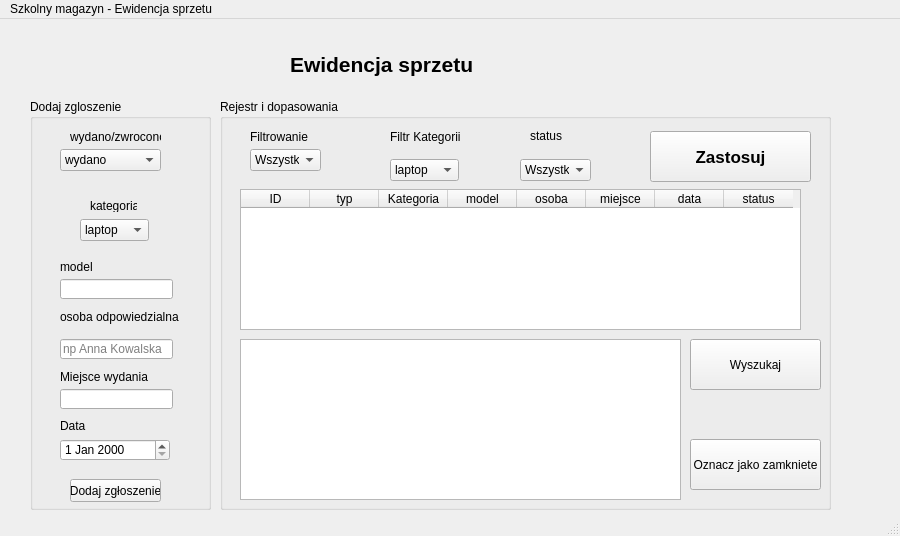
<?xml version="1.0" encoding="UTF-8"?>
<ui version="4.0">
 <class>MainWindow</class>
 <widget class="QMainWindow" name="MainWindow">
  <property name="geometry">
   <rect>
    <x>0</x>
    <y>0</y>
    <width>900</width>
    <height>536</height>
   </rect>
  </property>
  <property name="windowTitle">
   <string>MainWindow</string>
  </property>
  <widget class="QWidget" name="centralwidget">
   <widget class="QLabel" name="label">
    <property name="geometry">
     <rect>
      <x>290</x>
      <y>20</y>
      <width>291</width>
      <height>51</height>
     </rect>
    </property>
    <property name="font">
     <font>
      <pointsize>16</pointsize>
      <weight>75</weight>
      <bold>true</bold>
     </font>
    </property>
    <property name="text">
     <string>Ewidencja sprzetu</string>
    </property>
   </widget>
   <widget class="QGroupBox" name="groupBox">
    <property name="geometry">
     <rect>
      <x>30</x>
      <y>80</y>
      <width>181</width>
      <height>411</height>
     </rect>
    </property>
    <property name="title">
     <string>Dodaj zgloszenie</string>
    </property>
    <widget class="QLabel" name="label_4">
     <property name="geometry">
      <rect>
       <x>30</x>
       <y>210</y>
       <width>131</width>
       <height>16</height>
      </rect>
     </property>
     <property name="text">
      <string>osoba odpowiedzialna</string>
     </property>
    </widget>
    <widget class="QLabel" name="label_2">
     <property name="geometry">
      <rect>
       <x>40</x>
       <y>30</y>
       <width>91</width>
       <height>16</height>
      </rect>
     </property>
     <property name="text">
      <string>wydano/zwrocono</string>
     </property>
    </widget>
    <widget class="QComboBox" name="comboBox_2">
     <property name="geometry">
      <rect>
       <x>50</x>
       <y>120</y>
       <width>69</width>
       <height>22</height>
      </rect>
     </property>
     <item>
      <property name="text">
       <string>laptop</string>
      </property>
     </item>
     <item>
      <property name="text">
       <string>tablet</string>
      </property>
     </item>
     <item>
      <property name="text">
       <string>projektor</string>
      </property>
     </item>
     <item>
      <property name="text">
       <string>aparat</string>
      </property>
     </item>
     <item>
      <property name="text">
       <string>sprzęt sporotowy</string>
      </property>
     </item>
     <item>
      <property name="text">
       <string>inne</string>
      </property>
     </item>
    </widget>
    <widget class="QComboBox" name="comboBox">
     <property name="geometry">
      <rect>
       <x>30</x>
       <y>50</y>
       <width>101</width>
       <height>22</height>
      </rect>
     </property>
     <item>
      <property name="text">
       <string>wydano</string>
      </property>
     </item>
     <item>
      <property name="text">
       <string>zwrócono</string>
      </property>
     </item>
    </widget>
    <widget class="QLineEdit" name="lineEdit">
     <property name="geometry">
      <rect>
       <x>30</x>
       <y>240</y>
       <width>113</width>
       <height>20</height>
      </rect>
     </property>
     <property name="placeholderText">
      <string>np Anna Kowalska</string>
     </property>
    </widget>
    <widget class="QLabel" name="label_3">
     <property name="geometry">
      <rect>
       <x>60</x>
       <y>100</y>
       <width>47</width>
       <height>13</height>
      </rect>
     </property>
     <property name="text">
      <string>kategoria</string>
     </property>
    </widget>
    <widget class="QLineEdit" name="lineEdit_2">
     <property name="geometry">
      <rect>
       <x>30</x>
       <y>290</y>
       <width>113</width>
       <height>20</height>
      </rect>
     </property>
    </widget>
    <widget class="QLabel" name="label_5">
     <property name="geometry">
      <rect>
       <x>30</x>
       <y>270</y>
       <width>91</width>
       <height>16</height>
      </rect>
     </property>
     <property name="text">
      <string>Miejsce wydania </string>
     </property>
    </widget>
    <widget class="QLabel" name="label_6">
     <property name="geometry">
      <rect>
       <x>30</x>
       <y>320</y>
       <width>47</width>
       <height>13</height>
      </rect>
     </property>
     <property name="text">
      <string>Data</string>
     </property>
    </widget>
    <widget class="QDateEdit" name="dateEdit">
     <property name="geometry">
      <rect>
       <x>30</x>
       <y>340</y>
       <width>110</width>
       <height>22</height>
      </rect>
     </property>
    </widget>
    <widget class="QPushButton" name="pushButton">
     <property name="geometry">
      <rect>
       <x>40</x>
       <y>380</y>
       <width>91</width>
       <height>23</height>
      </rect>
     </property>
     <property name="text">
      <string>Dodaj zgłoszenie</string>
     </property>
    </widget>
    <widget class="QLineEdit" name="lineEdit_3">
     <property name="geometry">
      <rect>
       <x>30</x>
       <y>180</y>
       <width>113</width>
       <height>20</height>
      </rect>
     </property>
     <property name="placeholderText">
      <string/>
     </property>
    </widget>
    <widget class="QLabel" name="label_11">
     <property name="geometry">
      <rect>
       <x>30</x>
       <y>160</y>
       <width>131</width>
       <height>16</height>
      </rect>
     </property>
     <property name="text">
      <string>model</string>
     </property>
    </widget>
   </widget>
   <widget class="QGroupBox" name="groupBox_2">
    <property name="geometry">
     <rect>
      <x>220</x>
      <y>80</y>
      <width>611</width>
      <height>411</height>
     </rect>
    </property>
    <property name="title">
     <string>Rejestr i dopasowania</string>
    </property>
    <widget class="QComboBox" name="comboBox_3">
     <property name="geometry">
      <rect>
       <x>30</x>
       <y>50</y>
       <width>71</width>
       <height>22</height>
      </rect>
     </property>
     <item>
      <property name="text">
       <string>Wszystkie</string>
      </property>
     </item>
     <item>
      <property name="text">
       <string>Wydano</string>
      </property>
     </item>
     <item>
      <property name="text">
       <string>Zwrocono</string>
      </property>
     </item>
    </widget>
    <widget class="QLabel" name="label_7">
     <property name="geometry">
      <rect>
       <x>30</x>
       <y>30</y>
       <width>71</width>
       <height>16</height>
      </rect>
     </property>
     <property name="text">
      <string>Filtrowanie</string>
     </property>
    </widget>
    <widget class="QLabel" name="label_8">
     <property name="geometry">
      <rect>
       <x>170</x>
       <y>30</y>
       <width>81</width>
       <height>16</height>
      </rect>
     </property>
     <property name="text">
      <string>Filtr Kategorii</string>
     </property>
    </widget>
    <widget class="QComboBox" name="comboBox_4">
     <property name="geometry">
      <rect>
       <x>170</x>
       <y>60</y>
       <width>69</width>
       <height>22</height>
      </rect>
     </property>
     <item>
      <property name="text">
       <string>laptop</string>
      </property>
     </item>
     <item>
      <property name="text">
       <string>tablet</string>
      </property>
     </item>
     <item>
      <property name="text">
       <string>projektor</string>
      </property>
     </item>
     <item>
      <property name="text">
       <string>aparat</string>
      </property>
     </item>
     <item>
      <property name="text">
       <string>sprzęt sporotowy</string>
      </property>
     </item>
     <item>
      <property name="text">
       <string>inne</string>
      </property>
     </item>
    </widget>
    <widget class="QLabel" name="label_9">
     <property name="geometry">
      <rect>
       <x>310</x>
       <y>30</y>
       <width>47</width>
       <height>13</height>
      </rect>
     </property>
     <property name="text">
      <string>status</string>
     </property>
    </widget>
    <widget class="QComboBox" name="comboBox_5">
     <property name="geometry">
      <rect>
       <x>300</x>
       <y>60</y>
       <width>71</width>
       <height>22</height>
      </rect>
     </property>
     <item>
      <property name="text">
       <string>Wszystkie</string>
      </property>
     </item>
     <item>
      <property name="text">
       <string>Otwarte</string>
      </property>
     </item>
     <item>
      <property name="text">
       <string>Zamniiete</string>
      </property>
     </item>
    </widget>
    <widget class="QPushButton" name="pushButton_2">
     <property name="geometry">
      <rect>
       <x>430</x>
       <y>32</y>
       <width>161</width>
       <height>51</height>
      </rect>
     </property>
     <property name="font">
      <font>
       <pointsize>13</pointsize>
       <weight>75</weight>
       <bold>true</bold>
      </font>
     </property>
     <property name="text">
      <string>Zastosuj</string>
     </property>
    </widget>
    <widget class="QTableWidget" name="tableWidget">
     <property name="geometry">
      <rect>
       <x>20</x>
       <y>90</y>
       <width>561</width>
       <height>141</height>
      </rect>
     </property>
     <attribute name="horizontalHeaderDefaultSectionSize">
      <number>69</number>
     </attribute>
     <column>
      <property name="text">
       <string>ID</string>
      </property>
     </column>
     <column>
      <property name="text">
       <string>typ</string>
      </property>
     </column>
     <column>
      <property name="text">
       <string>Kategoria</string>
      </property>
     </column>
     <column>
      <property name="text">
       <string>model</string>
      </property>
     </column>
     <column>
      <property name="text">
       <string>osoba</string>
      </property>
     </column>
     <column>
      <property name="text">
       <string>miejsce</string>
      </property>
     </column>
     <column>
      <property name="text">
       <string>data</string>
      </property>
     </column>
     <column>
      <property name="text">
       <string>status</string>
      </property>
     </column>
    </widget>
    <widget class="QListWidget" name="listWidget">
     <property name="geometry">
      <rect>
       <x>20</x>
       <y>240</y>
       <width>441</width>
       <height>161</height>
      </rect>
     </property>
    </widget>
    <widget class="QPushButton" name="pushButton_3">
     <property name="geometry">
      <rect>
       <x>470</x>
       <y>240</y>
       <width>131</width>
       <height>51</height>
      </rect>
     </property>
     <property name="text">
      <string>Wyszukaj</string>
     </property>
    </widget>
    <widget class="QPushButton" name="pushButton_4">
     <property name="geometry">
      <rect>
       <x>470</x>
       <y>340</y>
       <width>131</width>
       <height>51</height>
      </rect>
     </property>
     <property name="text">
      <string>Oznacz jako zamkniete</string>
     </property>
    </widget>
   </widget>
   <widget class="QLabel" name="label_10">
    <property name="geometry">
     <rect>
      <x>430</x>
      <y>480</y>
      <width>47</width>
      <height>13</height>
     </rect>
    </property>
    <property name="text">
     <string/>
    </property>
   </widget>
  </widget>
  <widget class="QMenuBar" name="menubar">
   <property name="geometry">
    <rect>
     <x>0</x>
     <y>0</y>
     <width>900</width>
     <height>21</height>
    </rect>
   </property>
   <widget class="QMenu" name="menuSzkolny_magazyn_Ewidencja_sprzetu">
    <property name="title">
     <string>Szkolny magazyn - Ewidencja sprzetu</string>
    </property>
   </widget>
   <addaction name="menuSzkolny_magazyn_Ewidencja_sprzetu"/>
  </widget>
  <widget class="QStatusBar" name="statusbar"/>
 </widget>
 <resources/>
 <connections/>
</ui>
